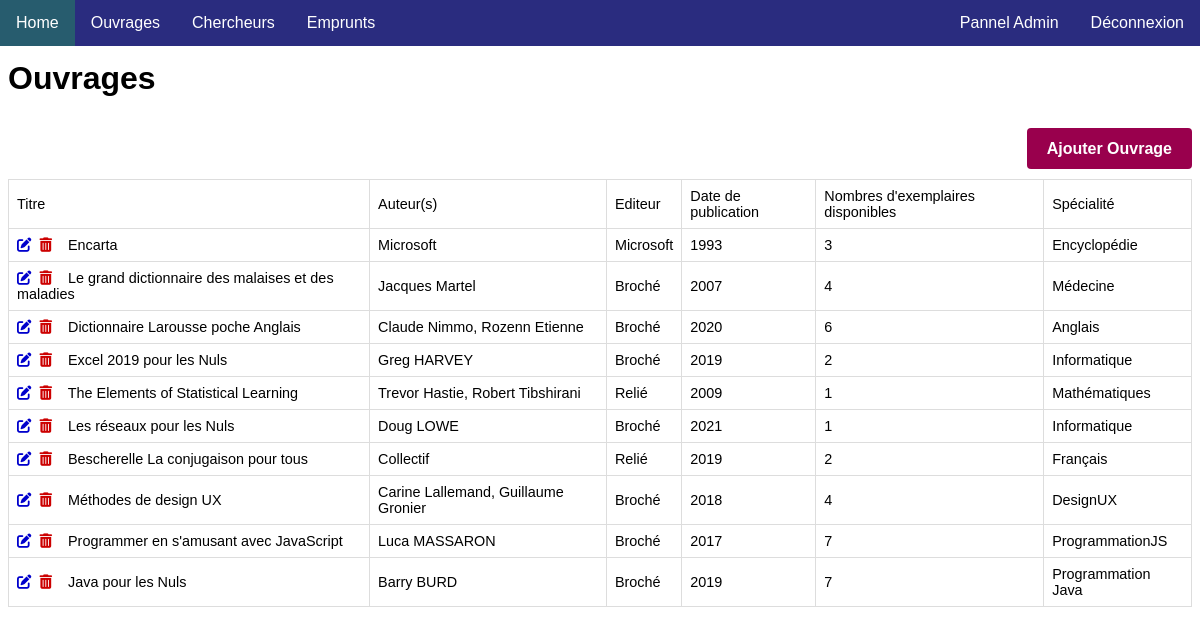
Page /ouvrages on the committed database.
### e_biblio_data/models.py (models this page shows, shortened)
class Ouvrage(models.Model):
    titre = models.CharField(max_length=200)
    auteurs = models.CharField(max_length=100)
    editeur = models.CharField(max_length=100)
    date_publication = models.CharField(max_length=100)
    examplaires_dispo = models.IntegerField()
    specialite = models.CharField(max_length=200)

### e_biblio_app/views.py (the view)
# urls.py: path('ouvrages', views.page_ouvrages),
def page_ouvrages(request):
    return render(request,
                  "e_biblio_app/ouvrages.html",
                  {"mes_ouvrages": Ouvrage.objects.all()})

### e_biblio_app/templates/e_biblio_app/ouvrages.html (shortened to what this page needs)
<!DOCTYPE html>
<html lang="en">
<head>
    <link rel="stylesheet" href="../../static/e_biblio_app/style.css">
</head>
<body>
    <div id="nav">
        <ul>
            <li><a class="nav_links" href="/home">Home</a></li>
            <li><a class="nav_links" href="/ouvrages">Ouvrages</a></li>
            <li><a class="nav_links" href="/chercheurs">Chercheurs</a></li>
            <li><a class="nav_links" href="/emprunts">Emprunts</a></li>
            <li style="float:right"><a class="active nav_links" href="logout">Déconnexion</a></li>
            <li style="float:right"><a class="nav_links" href="admin">Pannel Admin</a></li>
        </ul>
    </div>
    <div class="main">
        <h1>Ouvrages</h1>
        <div>
            <h4><a id="ajoutter_nouveau" href="/newouvrage">Ajouter Ouvrage</a></h4>
              <table>
                <tr>
                  <td>Titre</td>
                  <td>Auteur(s)</td>
                  <td>Editeur</td>
                  <td>Date de publication</td>
                  <td>Nombres d'exemplaires disponibles</td>
                  <td>Spécialité</td>
                </tr>
                {% for o in mes_ouvrages %}
                  <tr>
                    <td>
                        <a href="updateouvrage/{{o.id}}"><i style="color: #0000cc;" class="fas fa-edit"></i></a>&nbsp;
                        <a href="destroyouvrage/{{o.id}}"><i style="color: #cc0000;" class="fas fa-trash-alt"></i></a>
                        {{o.titre}}
                    </td>
                    <td>{{o.auteurs}}</td>
                    <td>{{o.editeur}}</td>
                    <td>{{o.date_publication}}</td>
                    <td>{{o.examplaires_dispo}}</td>
                    <td>{{o.specialite}}</td>
                  </tr>
                {% endfor %}
              </table>
        </div>
    </div>
</body>
</html>

### e_biblio_app/static/e_biblio_app/style.css (style rules this page uses)
ul { list-style-type: none; margin: 0; padding: 0; overflow: hidden; background-color: #2A2C7F; position: sticky; top: 0; }
li { float: left; }
.nav_links { display: block; color: white; text-align: center; padding: 14px 16px; text-decoration: none; }
.active { background-color: #2A2C7F; }
#nav { overflow: hidden; width: 100vw; position: fixed; left: 50%; right: 50%; margin-left: -50vw; margin-right: -50vw; top: 0; }
table { font-family: arial, sans-serif; border-collapse: collapse; width: 100%; font-size: 90%; }
td, th { border: 1px solid #dddddd; text-align: left; padding: 8px; }
#ajoutter_nouveau { text-decoration: none; background-color: #99004d; color: white; padding: 12px 20px; border: none; border-radius: 4px; cursor: pointer; }
body { font-family: arial, sans-serif; }
.main { margin-top: 60px; }
h4 { float: right; text-decoration: none; }

### rows in the picture
Ouvrage: titre "Encarta", auteurs "Microsoft", editeur "Microsoft", date_publication "1993", examplaires_dispo "3", specialite "Encyclopédie"
Ouvrage: titre "Le grand dictionnaire des malaises et des maladies", auteurs "Jacques Martel", editeur "Broché", date_publication "2007", examplaires_dispo "4", specialite "Médecine"
Ouvrage: titre "Dictionnaire Larousse poche Anglais", auteurs "Claude Nimmo, Rozenn Etienne", editeur "Broché", date_publication "2020", examplaires_dispo "6", specialite "Anglais"
Ouvrage: titre "Excel 2019 pour les Nuls", auteurs "Greg HARVEY", editeur "Broché", date_publication "2019", examplaires_dispo "2", specialite "Informatique"
Ouvrage: titre "The Elements of Statistical Learning", auteurs "Trevor Hastie, Robert Tibshirani", editeur "Relié", date_publication "2009", examplaires_dispo "1", specialite "Mathématiques"
Ouvrage: titre "Les réseaux pour les Nuls", auteurs "Doug LOWE", editeur "Broché", date_publication "2021", examplaires_dispo "1", specialite "Informatique"
Ouvrage: titre "Bescherelle La conjugaison pour tous", auteurs "Collectif", editeur "Relié", date_publication "2019", examplaires_dispo "2", specialite "Français"
Ouvrage: titre "Méthodes de design UX", auteurs "Carine Lallemand, Guillaume Gronier", editeur "Broché", date_publication "2018", examplaires_dispo "4", specialite "DesignUX"
Ouvrage: titre "Programmer en s'amusant avec JavaScript", auteurs "Luca MASSARON", editeur "Broché", date_publication "2017", examplaires_dispo "7", specialite "ProgrammationJS"
Ouvrage: titre "Java pour les Nuls", auteurs "Barry BURD", editeur "Broché", date_publication "2019", examplaires_dispo "7", specialite "Programmation Java"
